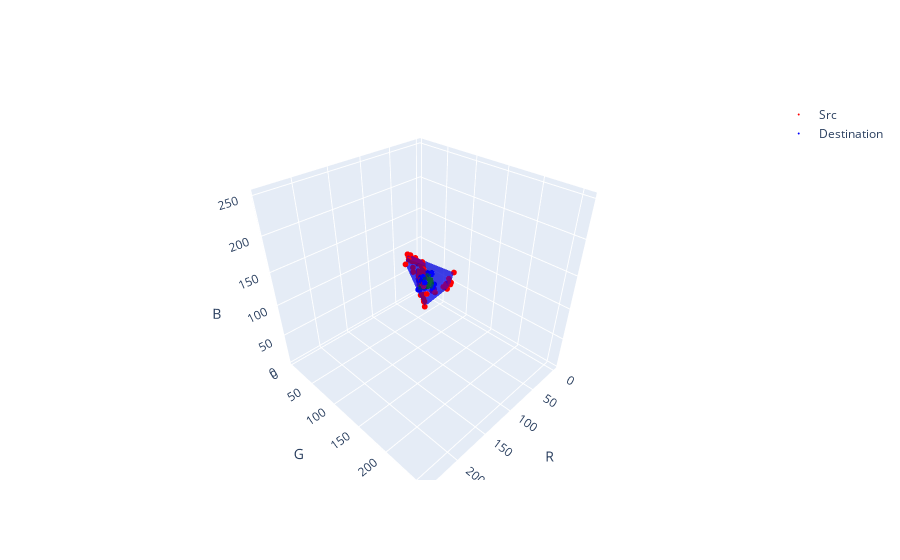

Source (notebook cell):
### Code cell
from plotly import graph_objs as go
import numpy as np

fig1 = go.Figure(data=[go.Scatter3d(
    x=R,
    y=G,
    z=B,
    mode='markers',
    marker=dict(
        size= 2,
        color='red',                # set color to an array/list of desired values
        colorscale='Viridis',   # choose a colorscale
        opacity= 1
    )
),go.Scatter3d(
    x=R_h,
    y=G_h,
    z=B_h,
    mode='markers',
    marker=dict(
        size= 2,
        color='blue',                # set color to an array/list of desired values
        colorscale='Viridis',   # choose a colorscale
        opacity=1
    )
),go.Mesh3d(x=R, 
                        y=G, 
                        z=B, 
                        color="blue", 
                        opacity=.5,
                        alphahull=0),go.Mesh3d(x=R_h, 
                        y=G_h, 
                        z=B_h, 
                        color="green", 
                        opacity=.5,
                        alphahull=0)])
fig = go.Figure(data = fig1.data)
fig['data'][0]['name'] = 'Src'
fig['data'][1]['name'] = 'Destination'
fig.update_scenes(
                      xaxis = dict( title_text='R'),
                      yaxis = dict( title_text='G'),
                      zaxis = dict( title_text='B'),
                )
fig.show()

### Figure 1 — Plotly figure (JSON) as saved in the notebook; plotly's stock layout.template omitted (floating-point values rounded to 4 significant figures)
{"data": [{"marker": {"color": "red", "colorscale": [[0, "#440154"], [0.1111, "#482878"], [0.2222, "#3e4989"], [0.3333, "#31688e"], [0.4444, "#26828e"], [0.5556, "#1f9e89"], [0.6667, "#35b779"], [0.7778, "#6ece58"], [0.8889, "#b5de2b"], [1, "#fde725"]], "opacity": 1, "size": 2}, "mode": "markers", "name": "Src", "type": "scatter3d", "x": [86, 90, 93, 104, 112, 113, 149, 163, 0, 152, 119, 10, 118, 225, 0, 131, 128, 4, 116, 105, 0, 181, 162, 145, 172, 0, 201, 158, 0, 22, 0, 210, 3, 100, 189, 172, 0, 86, 91, 94, 109, 113, 116, 156, 171, 21, 161, 124, 28, 123, 243, 3, 134, 130, 20, 116, 107, 13, 193, 173, 153, 190, 4, 223, 174, 18, 43, 15, 235, 16, 117, 210, 190, 18], "y": [82, 87, 89, 104, 100, 105, 138, 151, 77, 145, 115, 76, 115, 214, 32, 118, 112, 68, 101, 99, 57, 171, 157, 139, 181, 36, 208, 166, 71, 91, 62, 221, 59, 132, 200, 181, 71, 94, 99, 102, 117, 122, 125, 166, 182, 20, 171, 133, 28, 132, 257, 5, 144, 140, 21, 126, 116, 13, 205, 184, 163, 201, 6, 234, 184, 18, 44, 15, 247, 17, 123, 222, 201, 18], "z": [131, 136, 138, 150, 160, 158, 188, 203, 72, 188, 164, 65, 165, 247, 15, 174, 173, 39, 159, 148, 36, 214, 184, 174, 191, 21, 217, 173, 47, 71, 44, 225, 38, 113, 204, 185, 51, 131, 136, 138, 150, 160, 158, 188, 203, 72, 188, 164, 65, 165, 247, 15, 174, 173, 39, 159, 148, 36, 214, 184, 174, 191, 21, 217, 173, 47, 71, 44, 225, 38, 113, 204, 185, 51]}, {"marker": {"color": "blue", "colorscale": [[0, "#440154"], [0.1111, "#482878"], [0.2222, "#3e4989"], [0.3333, "#31688e"], [0.4444, "#26828e"], [0.5556, "#1f9e89"], [0.6667, "#35b779"], [0.7778, "#6ece58"], [0.8889, "#b5de2b"], [1, "#fde725"]], "opacity": 1, "size": 2}, "mode": "markers", "name": "Destination", "type": "scatter3d", "x": [9, 9, 5, 3, 16, 34, 6, 2, 3, 22, 14, 112, 172, 211, 203, 235, 207, 190, 201, 201, 143, 214, 213, 206, 165, 118, 145, 9, 9, 5, 3, 16, 34, 6, 2, 3, 22, 9, 9, 5, 3, 16, 34, 6, 2, 3, 22, 14, 112, 172, 211, 203, 235, 207, 190, 201, 201, 143, 214, 213, 206, 165, 118, 145, 9, 9, 5, 3, 16, 34, 6, 2, 3, 22], "y": [11, 11, 7, 5, 19, 38, 5, 38, 17, 24, 46, 131, 182, 221, 224, 247, 215, 211, 212, 211, 167, 224, 224, 217, 175, 136, 152, 11, 11, 7, 5, 19, 38, 5, 38, 17, 24, 11, 11, 7, 5, 19, 38, 5, 38, 17, 24, 46, 131, 182, 221, 224, 247, 215, 211, 212, 211, 167, 224, 224, 217, 175, 136, 152, 11, 11, 7, 5, 19, 38, 5, 38, 17, 24], "z": [12, 12, 8, 5, 34, 63, 7, 32, 15, 42, 34, 146, 192, 231, 232, 249, 222, 219, 216, 221, 179, 231, 232, 225, 185, 153, 167, 12, 12, 8, 5, 34, 63, 7, 32, 15, 42, 12, 12, 8, 5, 34, 63, 7, 32, 15, 42, 34, 146, 192, 231, 232, 249, 222, 219, 216, 221, 179, 231, 232, 225, 185, 153, 167, 12, 12, 8, 5, 34, 63, 7, 32, 15, 42]}, {"alphahull": 0, "color": "blue", "opacity": 0.5, "type": "mesh3d", "x": [86, 90, 93, 104, 112, 113, 149, 163, 0, 152, 119, 10, 118, 225, 0, 131, 128, 4, 116, 105, 0, 181, 162, 145, 172, 0, 201, 158, 0, 22, 0, 210, 3, 100, 189, 172, 0, 86, 91, 94, 109, 113, 116, 156, 171, 21, 161, 124, 28, 123, 243, 3, 134, 130, 20, 116, 107, 13, 193, 173, 153, 190, 4, 223, 174, 18, 43, 15, 235, 16, 117, 210, 190, 18], "y": [82, 87, 89, 104, 100, 105, 138, 151, 77, 145, 115, 76, 115, 214, 32, 118, 112, 68, 101, 99, 57, 171, 157, 139, 181, 36, 208, 166, 71, 91, 62, 221, 59, 132, 200, 181, 71, 94, 99, 102, 117, 122, 125, 166, 182, 20, 171, 133, 28, 132, 257, 5, 144, 140, 21, 126, 116, 13, 205, 184, 163, 201, 6, 234, 184, 18, 44, 15, 247, 17, 123, 222, 201, 18], "z": [131, 136, 138, 150, 160, 158, 188, 203, 72, 188, 164, 65, 165, 247, 15, 174, 173, 39, 159, 148, 36, 214, 184, 174, 191, 21, 217, 173, 47, 71, 44, 225, 38, 113, 204, 185, 51, 131, 136, 138, 150, 160, 158, 188, 203, 72, 188, 164, 65, 165, 247, 15, 174, 173, 39, 159, 148, 36, 214, 184, 174, 191, 21, 217, 173, 47, 71, 44, 225, 38, 113, 204, 185, 51]}, {"alphahull": 0, "color": "green", "opacity": 0.5, "type": "mesh3d", "x": [9, 9, 5, 3, 16, 34, 6, 2, 3, 22, 14, 112, 172, 211, 203, 235, 207, 190, 201, 201, 143, 214, 213, 206, 165, 118, 145, 9, 9, 5, 3, 16, 34, 6, 2, 3, 22, 9, 9, 5, 3, 16, 34, 6, 2, 3, 22, 14, 112, 172, 211, 203, 235, 207, 190, 201, 201, 143, 214, 213, 206, 165, 118, 145, 9, 9, 5, 3, 16, 34, 6, 2, 3, 22], "y": [11, 11, 7, 5, 19, 38, 5, 38, 17, 24, 46, 131, 182, 221, 224, 247, 215, 211, 212, 211, 167, 224, 224, 217, 175, 136, 152, 11, 11, 7, 5, 19, 38, 5, 38, 17, 24, 11, 11, 7, 5, 19, 38, 5, 38, 17, 24, 46, 131, 182, 221, 224, 247, 215, 211, 212, 211, 167, 224, 224, 217, 175, 136, 152, 11, 11, 7, 5, 19, 38, 5, 38, 17, 24], "z": [12, 12, 8, 5, 34, 63, 7, 32, 15, 42, 34, 146, 192, 231, 232, 249, 222, 219, 216, 221, 179, 231, 232, 225, 185, 153, 167, 12, 12, 8, 5, 34, 63, 7, 32, 15, 42, 12, 12, 8, 5, 34, 63, 7, 32, 15, 42, 34, 146, 192, 231, 232, 249, 222, 219, 216, 221, 179, 231, 232, 225, 185, 153, 167, 12, 12, 8, 5, 34, 63, 7, 32, 15, 42]}], "layout": {"scene": {"xaxis": {"title": {"text": "R"}}, "yaxis": {"title": {"text": "G"}}, "zaxis": {"title": {"text": "B"}}}}}
